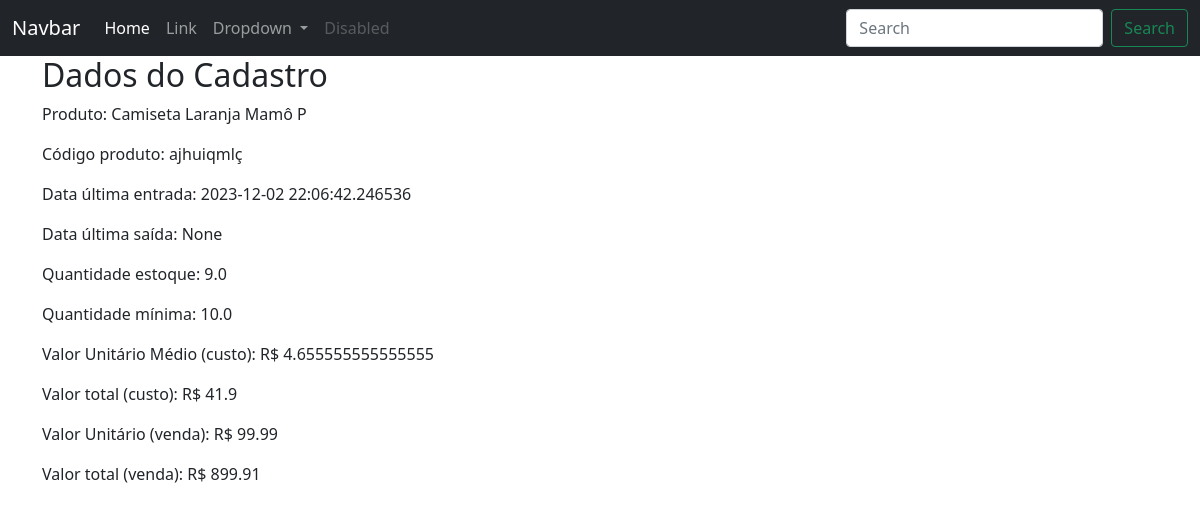
The page /estoque/itensestoque/8 (signed in) on the database its author committed.
### ERP/models.py (models this page shows)
class ItensEstoque(database.Model):
    __tablename__ = 'itens_estoque'
    id = database.Column(database.Integer, primary_key=True)
    id_tipo_roupa = database.Column(database.Integer, database.ForeignKey('tipos_roupas.id'), nullable=False)
    id_tamanho = database.Column(database.Integer, database.ForeignKey('tamanhos.id'), nullable=False)
    id_marca = database.Column(database.Integer, database.ForeignKey('marcas.id'), nullable=False)
    id_cor = database.Column(database.Integer, database.ForeignKey('cores.id'), nullable=False)
    codigo_item = database.Column(database.String(100), unique=True)
    data_cadastro = database.Column(database.DateTime, default=datetime.utcnow())
    data_ultima_entrada = database.Column(database.DateTime)
    data_ultima_saida = database.Column(database.DateTime)
    id_tipo_unidade = database.Column(database.Integer, database.ForeignKey('tipos_unidades.id'), nullable=False)
    qtd = database.Column(database.Float)
    valor_estoque_custo = database.Column(database.Float)
    valor_unitario_medio_custo = database.Column(database.Float)
    valor_estoque_venda = database.Column(database.Float)
    valor_unitario_medio_venda = database.Column(database.Float)
    qtd_minima = database.Column(database.Float)

### ERP/routes.py (the view)
@app.route('/estoque/itensestoque/<itens_estoque_id>', methods=['GET', 'POST'])
@login_required
def itens_estoque_(itens_estoque_id):
    itens_estoque = ItensEstoque.query.get_or_404(itens_estoque_id)
    nome_roupa = cria_nome_item_estoque(itens_estoque)
    return render_template('itens_estoque.html', itens_estoque=itens_estoque, nome_roupa=nome_roupa)

### ERP/routes.py (called while the page is built)
@login_manager.user_loader
def load_user(user_id):
    return Usuarios.query.get(int(user_id))

def cria_nome_item_estoque(itens_estoque):
    tipo_roupa = TiposRoupas.query.filter_by(id=itens_estoque.id_tipo_roupa).first()
    tamanho = Tamanhos.query.filter_by(id=itens_estoque.id_tamanho).first()
    marca = Marcas.query.filter_by(id=itens_estoque.id_marca).first()
    cor = Cores.query.filter_by(id=itens_estoque.id_cor).first()
    nome_produto = tipo_roupa.nome_tipo_roupa + ' ' + cor.nome_cor + ' ' + marca.nome_marca + ' ' + tamanho.nome_tamanho
    return nome_produto

### ERP/templates/itens_estoque.html
{% include 'base.html' %}
{% block content %}
    <div class="container">
        <h2>Dados do Cadastro</h2>
        <p>Produto: {{ nome_roupa }}</p>
        <p>Código produto: {{ itens_estoque.codigo_item }}</p>
        <p>Data última entrada: {{ itens_estoque.data_ultima_entrada }}</p>
        <p>Data última saída: {{ itens_estoque.data_ultima_saida }}</p>
        <p>Quantidade estoque: {{ itens_estoque.qtd }}</p>
        <p>Quantidade mínima: {{ itens_estoque.qtd_minima }}</p>
        <p>Valor Unitário Médio (custo): R$ {{ itens_estoque.valor_unitario_medio_custo }}</p>
        <p>Valor total (custo): R$ {{ itens_estoque.valor_estoque_custo }}</p>
        <p>Valor Unitário (venda): R$ {{ itens_estoque.valor_unitario_medio_venda }}</p>
        <p>Valor total (venda): R$ {{ itens_estoque.valor_estoque_venda }}</p>
    </div>
{% endblock %}

### rows shown on the page
ItensEstoque: codigo_item "ajhuiqmlç", data_ultima_entrada "2023-12-02 22:06:42.246536", data_ultima_saida "None", qtd "9.0", qtd_minima "10.0", valor_unitario_medio_custo "4.655555555555555", valor_estoque_custo "41.9", valor_unitario_medio_venda "99.99", valor_estoque_venda "899.91"

### other values the page prints
{{ nome_roupa }} "Camiseta Laranja Mamô P"
